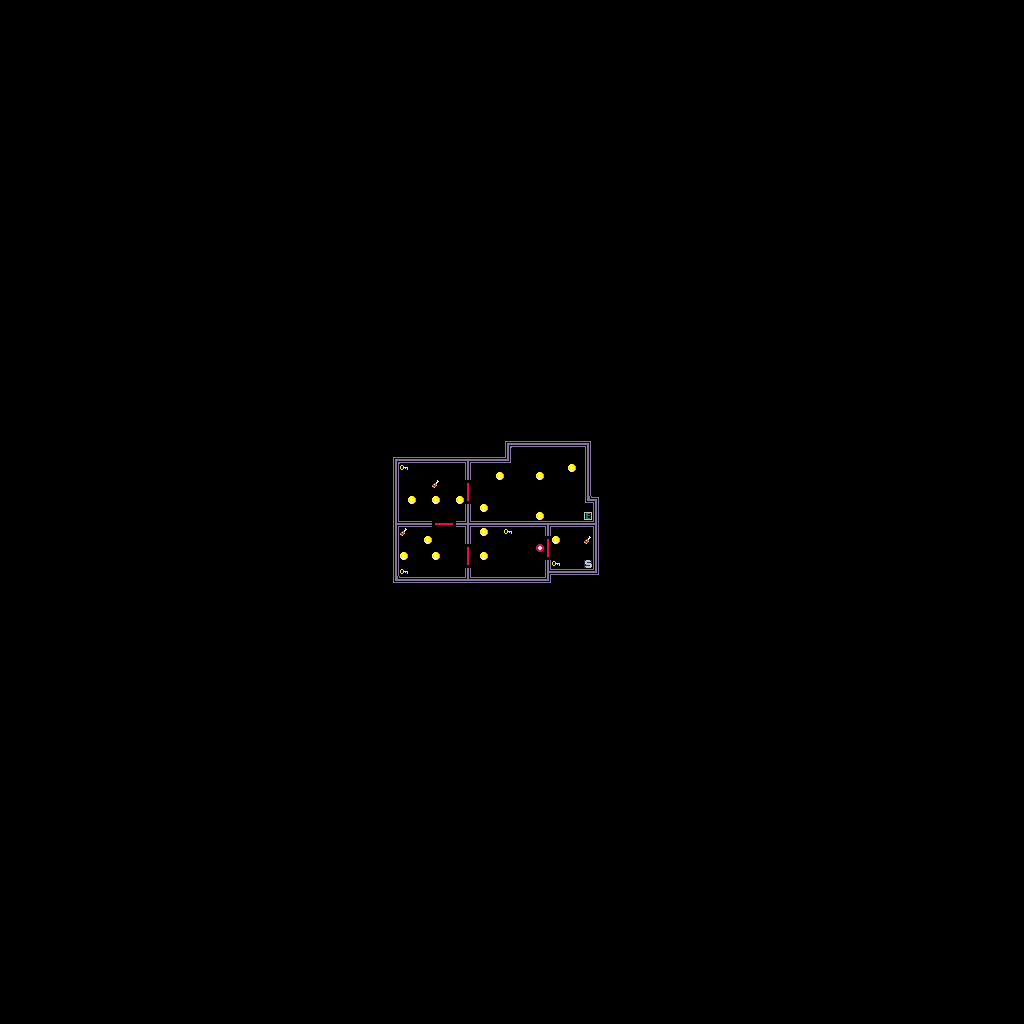

A level layout from a 2D game, rendered from its tile map. Below: a short description, then the map file with tile-grid data replaced by summaries:
An orthogonal 128x128 tile map with 8x8 px tiles, 1 tile layer (floor).

<map version="1.2" tiledversion="1.3.2" orientation="orthogonal" renderorder="left-up" compressionlevel="0" width="128" height="128" tilewidth="8" tileheight="8" infinite="0" backgroundcolor="#000000" nextlayerid="2" nextobjectid="1">
 <tileset firstgid="1" source="map_tiles.tsx" />
 <layer id="1" name="floor" width="128" height="128">
  <data>[16384 cells, 151 non-empty, 24 distinct tile ids]</data>
 </layer>
</map>
